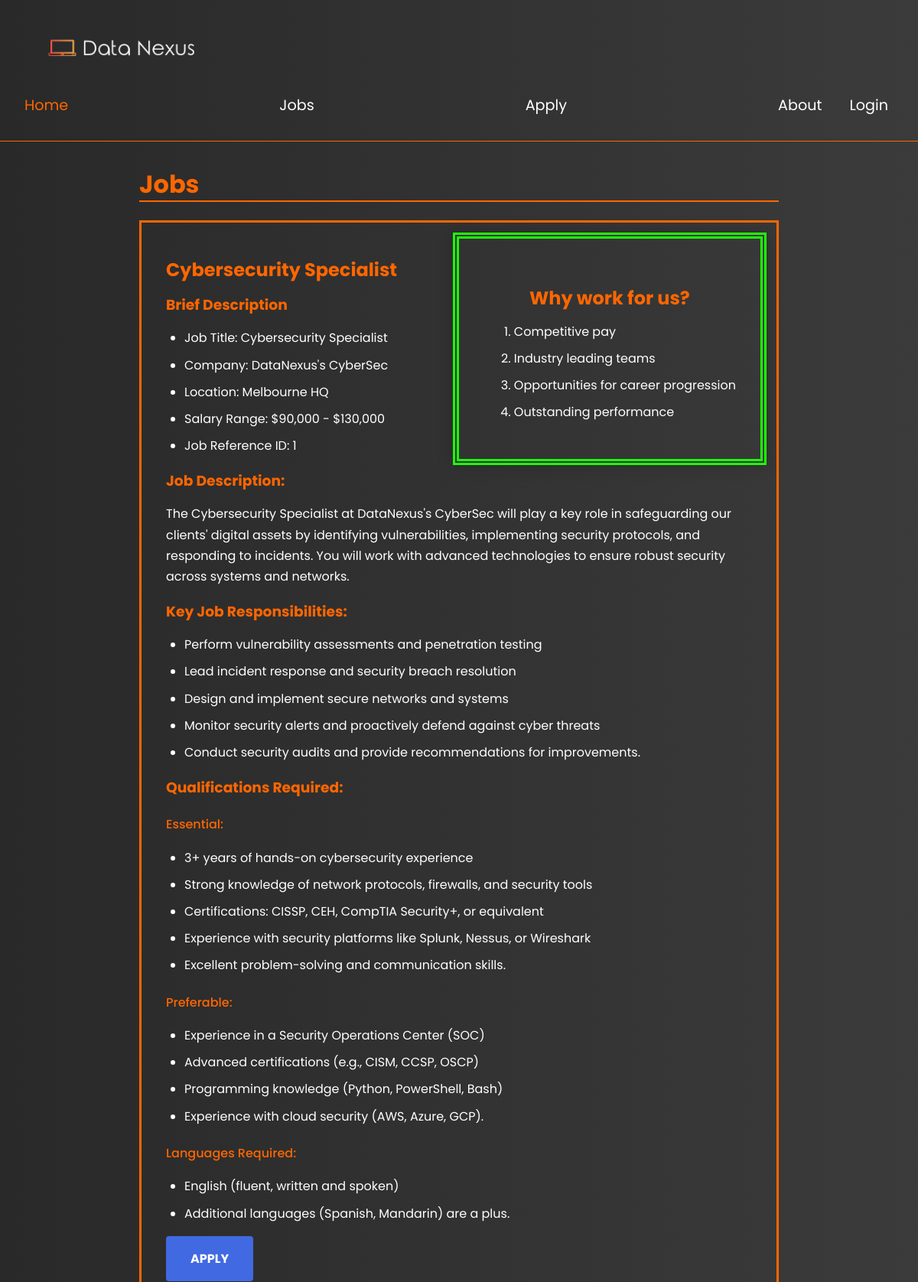
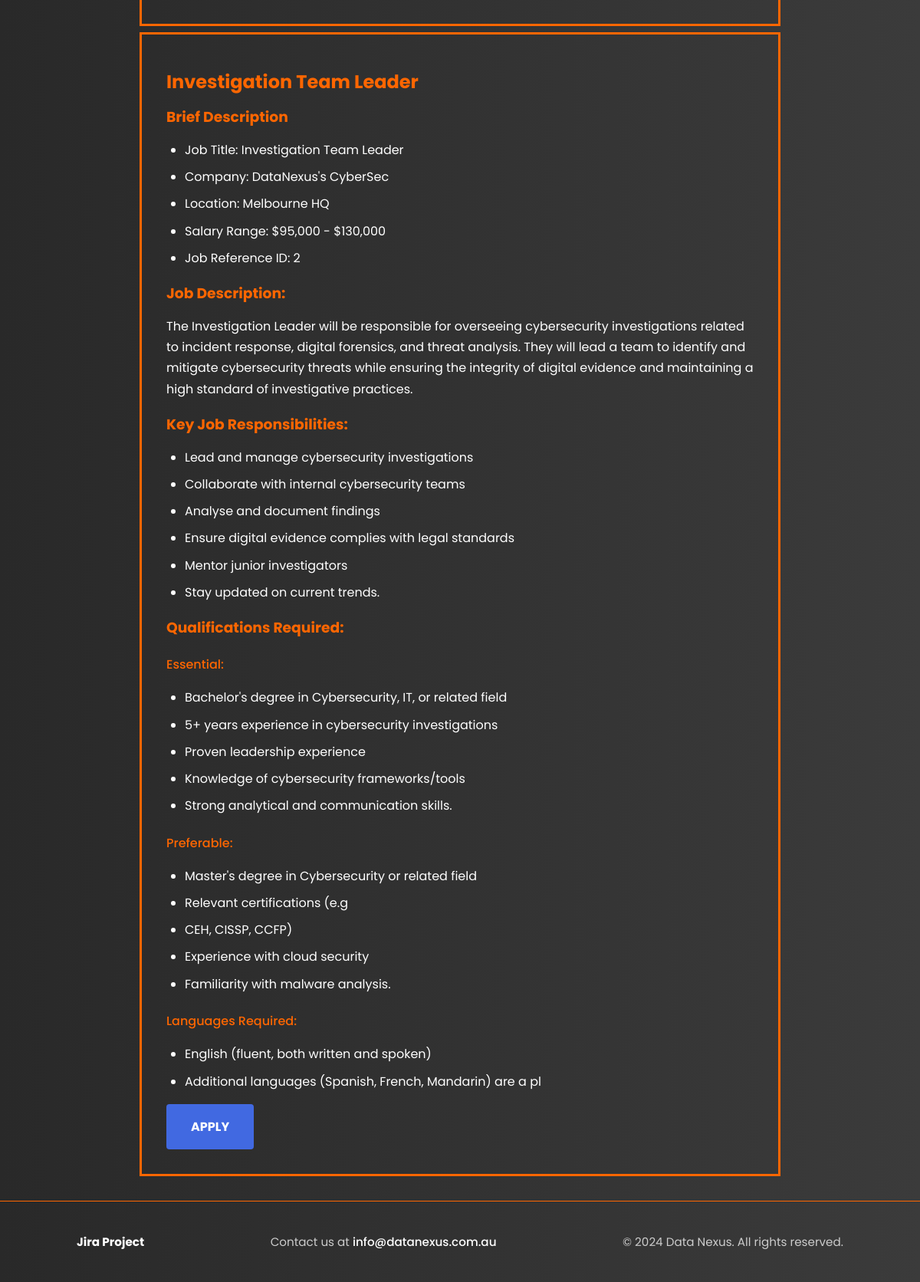
The page /web_tech_prj-main/jobs.php on the database its author committed (2 pictures, top to bottom).
### tables this page shows
CREATE TABLE `jobs` (
  `id` int(11) NOT NULL,
  `position` varchar(60) NOT NULL,
  `company` varchar(100) DEFAULT NULL,
  `location` varchar(50) DEFAULT NULL,
  `salary` varchar(40) DEFAULT NULL,
  `description` varchar(2000) DEFAULT NULL,
  `responsibilities` varchar(1000) DEFAULT NULL,
  `essential_qualifications` varchar(1000) DEFAULT NULL,
  `preferable_qualifications` varchar(1000) DEFAULT NULL,
  `languages` varchar(100) DEFAULT NULL
);

### web_tech_prj-main/jobs.php (the view, shortened to what this page needs)
<!DOCTYPE html>
<html lang="en">
<head>
    <link rel="stylesheet" href="styles/styles.css">
</head>
<body>
    <?php
    include 'nav.inc';
    require_once 'settings.php';
    ?>
    <main>
        <section id="jobs">
            <h1>Jobs</h1>
            <aside>
                <h2>Why work for us?</h2>
                <ol>
                    <li>Competitive pay</li>
                    <li>Industry leading teams</li>
                    <li>Opportunities for career progression</li>
                    <li>Outstanding performance</li>
                </ol>
            </aside>
                <?php
                function put_in_list($str) {
                    echo "<ul>";
                    $strArr = explode(". ", $str);
                    foreach ($strArr as $sentence) {
                        echo "<li>" . $sentence . "</li>";
                    }
                    echo "</ul>";
                }
                $sql = "SELECT * FROM jobs";
                $result = mysqli_query($conn, $sql);
                $jobs = [];
                if ($result && mysqli_num_rows($result) > 0) {
                    while ($row = mysqli_fetch_assoc($result)) {
                        $job = new Jobs();
                        $job->id = $row['id'];
                        $job->position = $row['position'];
                        $job->company = $row['company'];
                        $job->location = $row['location'];
                        $job->salary = $row['salary'];
                        $job->description = $row['description'];
                        $job->responsibilities = $row['responsibilities'];
                        $job->essential_qualifications = $row['essential_qualifications'];
                        $job->preferable_qualifications = $row['preferable_qualifications'];
                        $job->languages = $row['languages'];
                        $jobs[] = $job;
                    }
                }
                $i = 0;
                while ($i < count($jobs)) {
                    $job = $jobs[$i];
                    echo "<section class='job_position'>";
                    echo "<h2>" . $job->position ."</h2>";
                    echo "<h3>Brief Description</h3>";
                    echo "<ul>";
                    echo "<li>Job Title: " . $job->position . "</li>";
                    echo "<li>Company: " . $job->company . "</li>";
                    echo "<li>Location: " . $job->location . "</li>";
                    echo "<li>Salary Range: " . $job->salary . "</li>";
                    echo "<li>Job Reference ID: " . $job->id . "</li>";
                    echo "</ul>";
                    echo "<h3>Job Description:</h3>";
                    echo "<p>" . $job->description . "</p>";
                    echo "<h3>Key Job Responsibilities:</h3>";
                    put_in_list($job->responsibilities);
                    echo "<h3>Qualifications Required:</h3>";
                    echo "<h4>Essential:</h4>";
                    echo "<h4>Preferable:</h4>";
                    echo "<h4>Languages Required:</h4>";
                    echo "<a href='apply.php' class='jobs-apply'>APPLY</a>";
                    echo "</section>";
                    $i++;
                }
                ?>
    </main>
<?php
include 'footer.inc';
?>
</body>
</html>

### web_tech_prj-main/nav.inc
<header>
    <a href="index.php">
        <img src="images/Data_Nexus_Logo-Photoroom.png" id="home-logo" alt="Data Nexus Official Logo">
    </a>
    <nav id="home-navigation">
        <a href="index.php" class="home-navlinks" id="home-current-page">Home</a>
        <a href="jobs.php" class="home-navlinks">Jobs</a>
        <a href="apply.php" class="home-navlinks">Apply</a>
        <a href="about.php" class="home-navlinks">About</a>
    </nav>
        <a href="login.php" class="home-navlinks">Login</a>
</header>

### web_tech_prj-main/footer.inc
<footer>
    <div class="footer-content">
      <a href="https://student-team-d82481z6.atlassian.net/jira/software/projects/PP1/boards/3/timeline?selectedIssue=PP1-28&atlOrigin=eyJpIjoiOTdlZTc1Mjg2MWIyNDVmYmI0NWRlZDRlZDdhZGNmNWEiLCJwIjoiaiJ9" id="footer-items">Jira Project</a>
      <p>Contact us at <a href="mailto:info@datanexus.com.au">info@datanexus.com.au</a></p>
      <p>&copy; 2024 Data Nexus. All rights reserved.</p>
    </div>
  </footer>

### web_tech_prj-main/styles/styles.css (style rules this page uses)
html, body { height: 100%; font-family: 'Poppins', sans-serif; color: white; overflow-x: hidden; max-width: 100%; }
*, *::before, *::after { box-sizing: border-box; }
body { display: flex; flex-direction: column; }
main { flex: 1; }
header { display: flex; align-items: center; background: linear-gradient(to right, #292929, #3b3b3b); padding: 1rem; flex-wrap: wrap; position: sticky; top: 0; z-index: 1000; border-bottom: 1px solid #ff6600; }
#home-current-page, #apply-current-page, #jobs-current-page, #about-current-page { color: #ff6600; }
#home-logo { width: 18rem; max-width: 100%; padding-right: 0.1rem; }
#home-navigation { display: flex; justify-content: center; gap: 15rem; flex-wrap: wrap; }
.home-navlinks { position: relative; text-decoration: none; font-size: 1.2rem; padding: 1rem; border-top: 2px solid transparent; color: white; padding-right: 20px; }
.home-navlinks:after { content: ""; position: absolute; left: 0; bottom: 0; height: 2px; width: 0%; background-color: white; transition: width 0.3s ease-in-out; }
footer { background: linear-gradient(to right, #292929, #3b3b3b); padding: 2rem 1rem; border-top: 1px solid #ff6600; text-align: center; color: #ccc; font-size: 0.95rem; }
.footer-content { max-width: 1000px; margin: 0 auto; display: flex; flex-direction: row; justify-content: space-between; align-items: center; flex-wrap: wrap; gap: 1rem; text-align: center; }
#footer-items { color: #ff6600; text-decoration: none; font-weight: bold; }
.footer-content a { color: white; text-decoration: none; font-weight: 500; }
main { background: linear-gradient(to right, #292929, #3b3b3b); }
#footer-items { text-decoration: none; color: white; }
body { background: linear-gradient(to right, #292929, #3b3b3b); margin: 0; font-family: 'Poppins', sans-serif; color: white; }
* { line-height: 1.7rem; }
h1, h2, h3, h4, h5 { color: #ff6600; margin-bottom: 0.5rem; }
h1 { font-size: 2rem; border-bottom: 2px solid #ff6600; padding-bottom: 0.5rem; margin-bottom: 1.5rem; }
h2 { font-size: 1.5rem; margin-top: 2rem; }
h4, h5 { font-weight: 500; }
.jobs-apply { background-color: #4169E1; color: white; border: none; padding: 1rem 2rem; border-radius: 4px; cursor: pointer; text-decoration: none; display: inline-block; font-weight: bold; }
#cybersecurity_specialist_position, .job_position { border: #ff6600 solid 3px; animation: fadeSlideIn 1s ease-out forwards; margin-top: 0.5rem; }
aside { display: block; float: right; margin: 1rem; border-style: double; border-width: 0.5rem; border-color: #1cff08; box-shadow: 0 0 20px rgba(0, 0, 0, 0.2); padding: 2em; animation: fadeSlideIn 1s ease-out forwards; }
aside h2 { color: #ff6600; text-align: center; }
#form, section { padding: 2rem; max-width: 900px; margin: 0 auto; padding-top: 1rem; }
ul { padding-left: 1.5rem; }
li { margin-bottom: 0.5rem; }
img { max-width: 100%; height: auto; display: block; }
html { scroll-behavior: smooth; }
footer { flex-direction: column; text-align: center; padding: 1.5rem 1rem; }

### rows shown on the page
jobs: position "Cybersecurity Specialist", company "DataNexus's CyberSec", location "Melbourne HQ", salary "$90,000 - $130,000", id "1", description "The Cybersecurity Specialist at DataNexus's CyberSec will play a key role in safeguarding our clients' digital assets by identifying vulnerabilities, implementing security protocols, and responding to incidents. You will work with advanced technologies to ensure robust security across systems and networks.", responsibilities "Perform vulnerability assessments and penetration testing", responsibilities "Lead incident response and security breach resolution", responsibilities "Design and implement secure networks and systems", responsibilities "Monitor security alerts and proactively defend against cyber threats", responsibilities "Conduct security audits and provide recommendations for improvements.", essential_qualifications "3+ years of hands-on cybersecurity experience", essential_qualifications "Strong knowledge of network protocols, firewalls, and security tools", essential_qualifications "Certifications: CISSP, CEH, CompTIA Security+, or equivalent", essential_qualifications "Experience with security platforms like Splunk, Nessus, or Wireshark", essential_qualifications "Excellent problem-solving and communication skills.", preferable_qualifications "Experience in a Security Operations Center (SOC)", preferable_qualifications "Advanced certifications (e.g., CISM, CCSP, OSCP)", preferable_qualifications "Programming knowledge (Python, PowerShell, Bash)", preferable_qualifications "Experience with cloud security (AWS, Azure, GCP).", languages "English (fluent, written and spoken)", languages "Additional languages (Spanish, Mandarin) are a plus."
jobs: position "Investigation Team Leader", company "DataNexus's CyberSec", location "Melbourne HQ", salary "$95,000 - $130,000", id "2", description "The Investigation Leader will be responsible for overseeing cybersecurity investigations related to incident response, digital forensics, and threat analysis. They will lead a team to identify and mitigate cybersecurity threats while ensuring the integrity of digital evidence and maintaining a high standard of investigative practices.", responsibilities "Lead and manage cybersecurity investigations", responsibilities "Collaborate with internal cybersecurity teams", responsibilities "Analyse and document findings", responsibilities "Ensure digital evidence complies with legal standards", responsibilities "Mentor junior investigators", responsibilities "Stay updated on current trends.", essential_qualifications "Bachelor's degree in Cybersecurity, IT, or related field", essential_qualifications "5+ years experience in cybersecurity investigations", essential_qualifications "Proven leadership experience", essential_qualifications "Knowledge of cybersecurity frameworks/tools", essential_qualifications "Strong analytical and communication skills.", preferable_qualifications "Master's degree in Cybersecurity or related field", preferable_qualifications "Relevant certifications (e.g", preferable_qualifications "CEH, CISSP, CCFP)", preferable_qualifications "Experience with cloud security", preferable_qualifications "Familiarity with malware analysis.", languages "English (fluent, both written and spoken)", languages "Additional languages (Spanish, French, Mandarin) are a pl"
